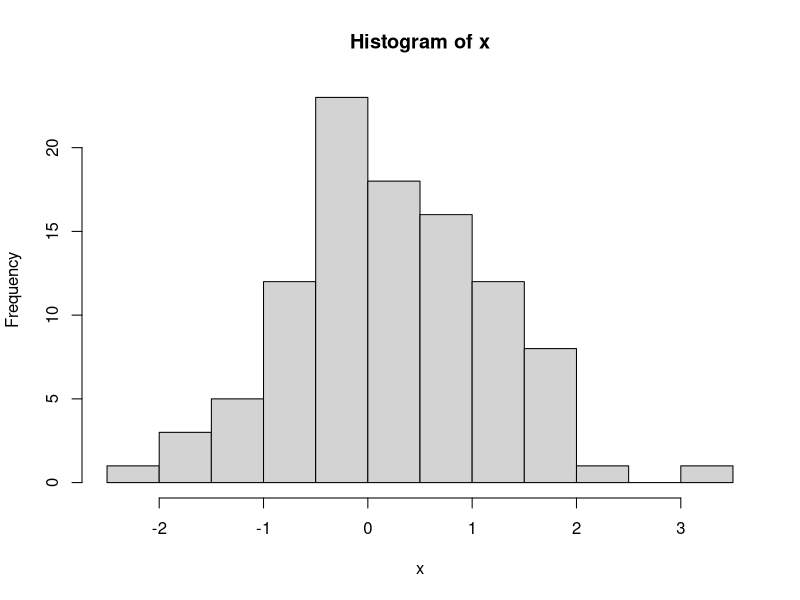
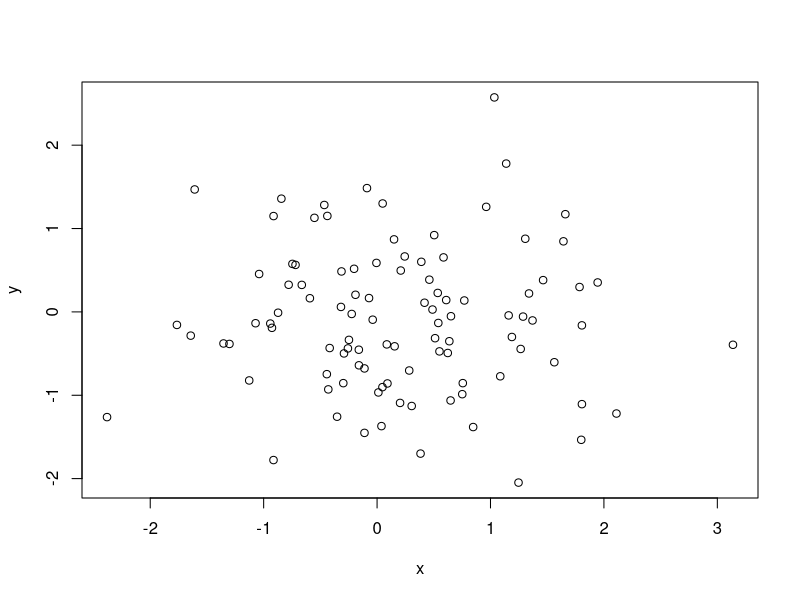
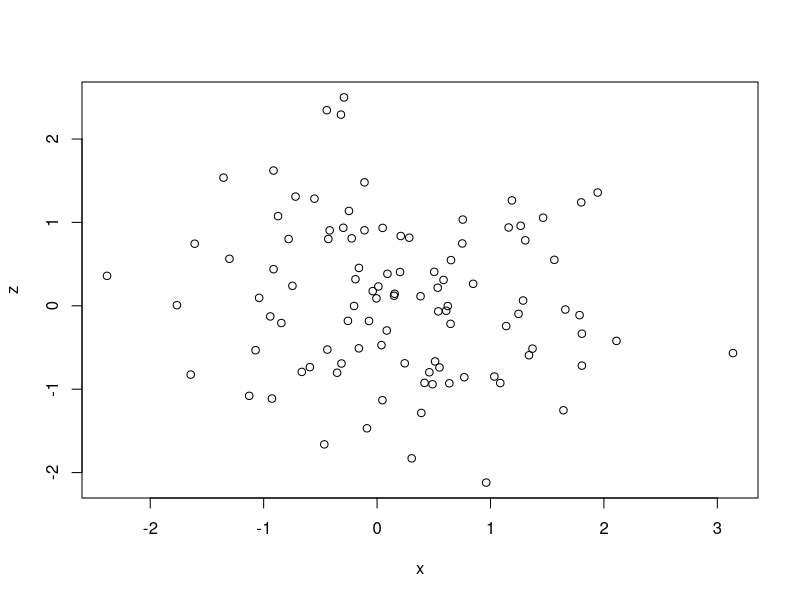
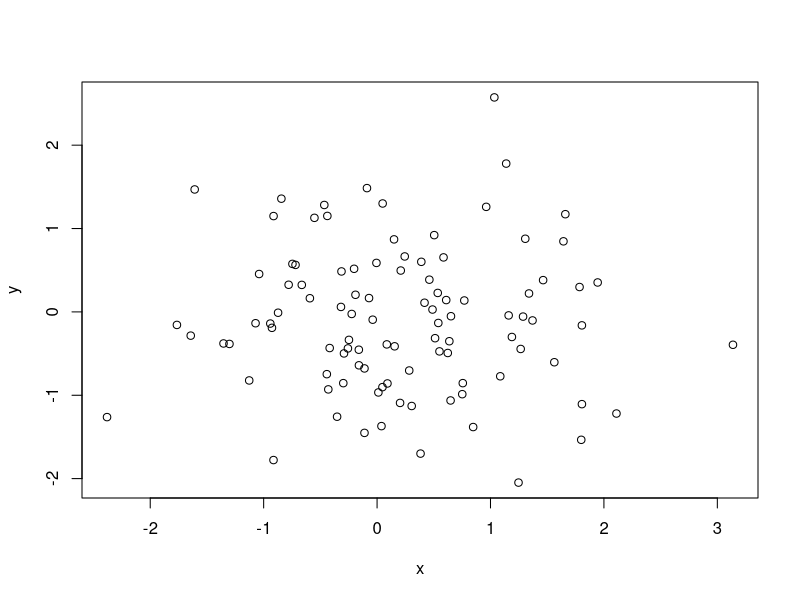
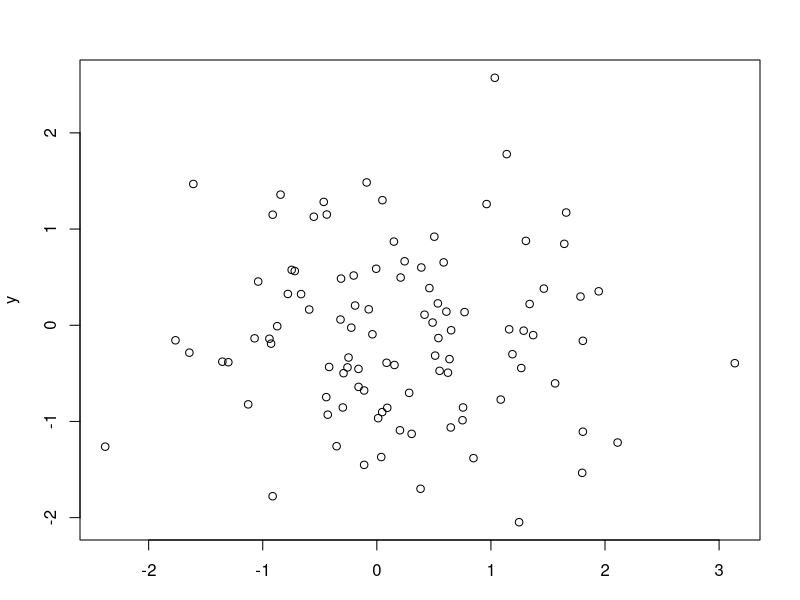
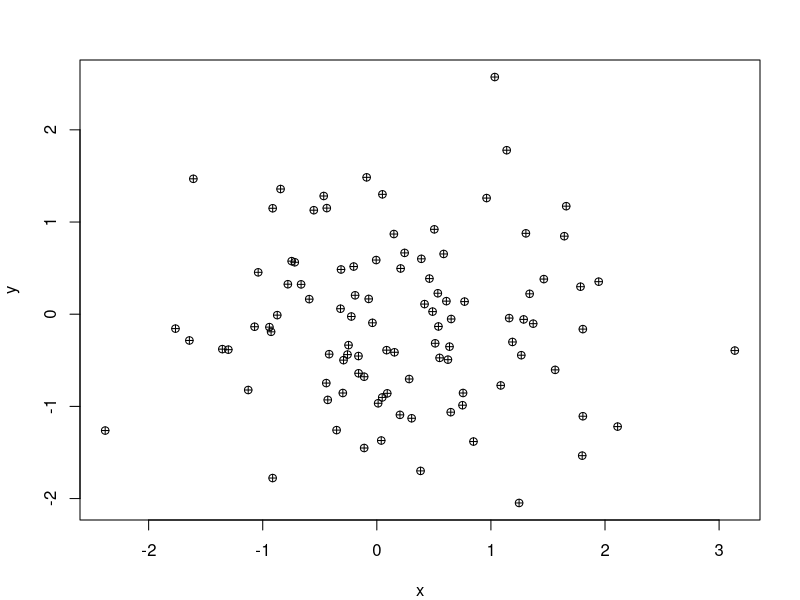
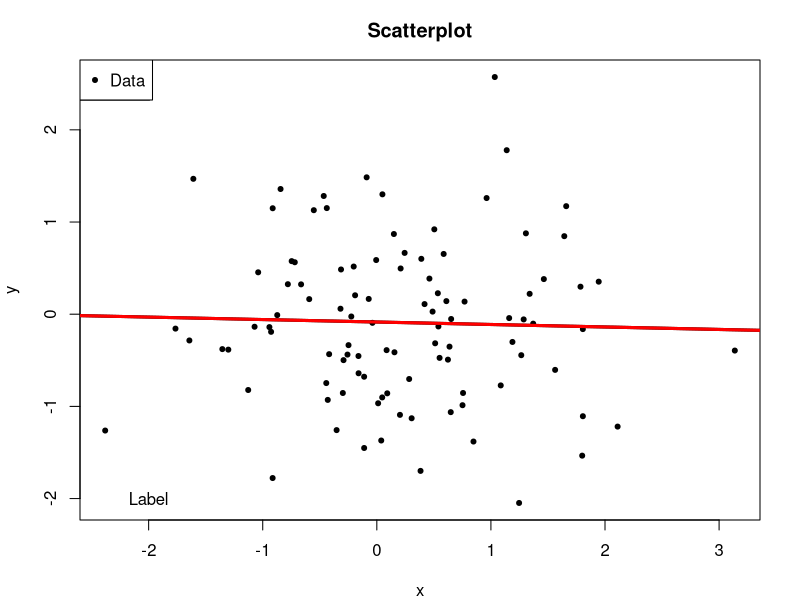
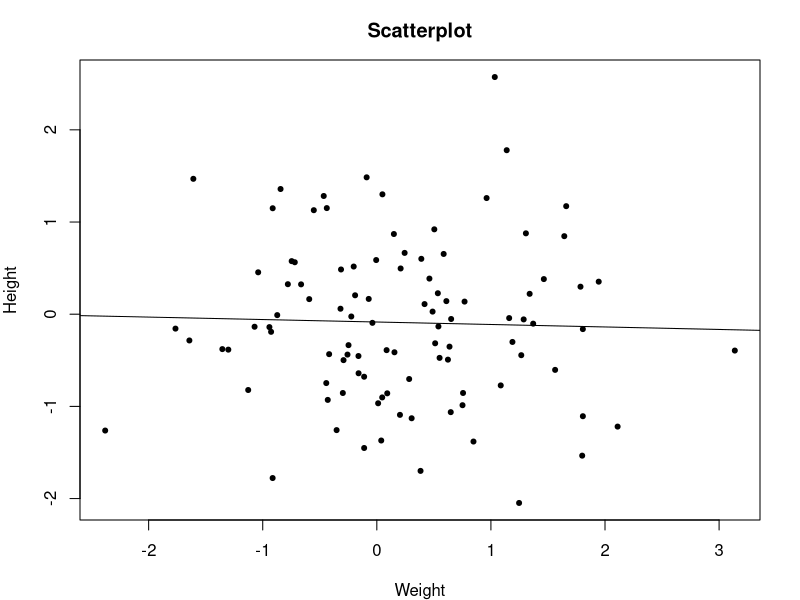

These figures' R source, in order:
#plotting exercises
x <- rnorm(100)
hist(x)
y <- rnorm(100)
plot(x,y)
z <- rnorm(100)
plot(x,z)
plot(x,y)
par(mar = c(3,4,3,2))
plot(x,y)
#pch is symbols
#can search for list of all symbols
par(mar = c(4,4,3,2))
plot(x,y, pch = 10)
plot(x,y, pch = 20)
title("Scatterplot")
text(-2,-2, "Label")
legend("topleft", legend = "data")
legend("topleft",legend = "Data", pch = 20)
fit <- lm(y ~ x)
abline(fit)
abline(fit, lwd = 3)
abline(fit, lwd = 3, col = "red")
#combine into one
plot(x,y, xlab = "Weight", ylab = "Height", main = "Scatterplot", pch =20)
fit <- lm(y ~ x)
abline(fit)
#Two plots on same chart
z <- rpois(100,2) #takes range and a lambda
par(mfrow = c(2,1))
par(mar = c(4,4,2,2))
plot(x,y, pch =20)
plot(x,z, pch = 19)
#four plots on a canvas
#mfrow = rows and columns
par(mfrow = c(2,2)) #two rows and two columns
#order with be filling out rows first, since specified "mfrow"
par(mar = c(4,4,2,2))
plot(x,y, pch =20)
plot(x,z, pch =20)
plot(z,x, pch =20)
plot(y,x, pch =20)
#change to mfcol
par(mfcol = c(2,2)) #two cols and two rows
#order with be filling out cols first, since specified "mfcol"
#if want ordering by rows first:
par(mfrow = c(2,2))
#
par(mar = c(4,4,2,2))
plot(x,y, pch =20)
plot(x,z, pch =20)
plot(z,x, pch =20)
plot(y,x, pch =20)
#Using the 'points' function
#we will reset back to 1 plot
par(mfrow = c(1,1))
x <- rnorm(100)
y <- x + rnorm(100)
g <- gl(2,50)
g <- gl(2,50, labels = c("Male", "Female"))
str(g)
plot(x,y)
#So if we simply plot x and y, we cannot distinguish
# male from female.  We can plot in different colors
# we add in layers. Add male data...add female data
# Start by making plot, but don't put in data
plot(x,y, type = "n")
#plot points where on the value of the 'g' variable = 'Male'
points(x[g == "Male"], y[g == "Male"], col = "green")
points(x[g == "Female"], y[g == "Female"], col = "blue")
#if wanted solid blue circles for Female, can specify:
points(x[g == "Female"], y[g == "Female"], col = "blue", pch =19)
